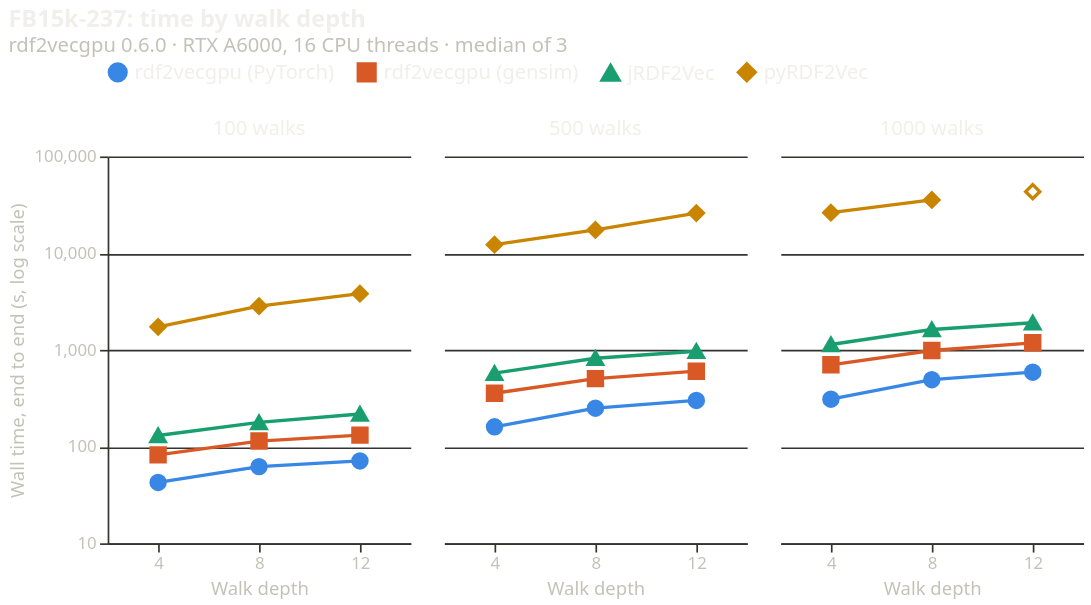

The Vega-Lite source for this figure:
### Vega-Lite specification from a JSON file in a GitHub repository (floating-point values rounded to 4 significant figures)
{"$schema": "https://vega.github.io/schema/vega-lite/v5.json", "title": {"text": "FB15k-237: time by walk depth", "subtitle": "rdf2vecgpu 0.6.0 · RTX A6000, 16 CPU threads · median of 3", "anchor": "start"}, "data": {"values": [{"framework": "rdf2vecgpu (gensim)", "x": "12", "facet": "100 walks", "seconds": 131.4, "ok": true, "time": "2.2 min", "range": "2.2 min – 2.2 min, 3 runs"}, {"framework": "rdf2vecgpu (gensim)", "x": "4", "facet": "100 walks", "seconds": 82.1, "ok": true, "time": "82.1 s", "range": "81.7 s – 82.4 s, 3 runs"}, {"framework": "rdf2vecgpu (gensim)", "x": "8", "facet": "100 walks", "seconds": 114.0, "ok": true, "time": "1.9 min", "range": "1.9 min – 1.9 min, 3 runs"}, {"framework": "rdf2vecgpu (gensim)", "x": "12", "facet": "1000 walks", "seconds": 1183.0, "ok": true, "time": "19.7 min", "range": "19.6 min – 19.8 min, 3 runs"}, {"framework": "rdf2vecgpu (gensim)", "x": "4", "facet": "1000 walks", "seconds": 700.2, "ok": true, "time": "11.7 min", "range": "11.6 min – 11.7 min, 3 runs"}, {"framework": "rdf2vecgpu (gensim)", "x": "8", "facet": "1000 walks", "seconds": 985.5, "ok": true, "time": "16.4 min", "range": "16.2 min – 17.1 min, 3 runs"}, {"framework": "rdf2vecgpu (gensim)", "x": "12", "facet": "500 walks", "seconds": 601.9, "ok": true, "time": "10.0 min", "range": "9.9 min – 10.0 min, 3 runs"}, {"framework": "rdf2vecgpu (gensim)", "x": "4", "facet": "500 walks", "seconds": 355.8, "ok": true, "time": "5.9 min", "range": "5.9 min – 6.0 min, 3 runs"}, {"framework": "rdf2vecgpu (gensim)", "x": "8", "facet": "500 walks", "seconds": 504.1, "ok": true, "time": "8.4 min", "range": "8.4 min – 8.5 min, 3 runs"}, {"framework": "rdf2vecgpu (PyTorch)", "x": "12", "facet": "100 walks", "seconds": 71.08, "ok": true, "time": "71.1 s", "range": "70.2 s – 75.3 s, 3 runs"}, {"framework": "rdf2vecgpu (PyTorch)", "x": "4", "facet": "100 walks", "seconds": 42.58, "ok": true, "time": "42.6 s", "range": "42.5 s – 42.9 s, 3 runs"}, {"framework": "rdf2vecgpu (PyTorch)", "x": "8", "facet": "100 walks", "seconds": 62.02, "ok": true, "time": "62.0 s", "range": "61.3 s – 63.5 s, 3 runs"}, {"framework": "rdf2vecgpu (PyTorch)", "x": "12", "facet": "1000 walks", "seconds": 587.8, "ok": true, "time": "9.8 min", "range": "9.7 min – 10.3 min, 3 runs"}, {"framework": "rdf2vecgpu (PyTorch)", "x": "4", "facet": "1000 walks", "seconds": 309.0, "ok": true, "time": "5.2 min", "range": "5.1 min – 5.3 min, 3 runs"}, {"framework": "rdf2vecgpu (PyTorch)", "x": "8", "facet": "1000 walks", "seconds": 491.6, "ok": true, "time": "8.2 min", "range": "8.1 min – 8.3 min, 3 runs"}, {"framework": "rdf2vecgpu (PyTorch)", "x": "12", "facet": "500 walks", "seconds": 299.9, "ok": true, "time": "5.0 min", "range": "5.0 min – 5.2 min, 3 runs"}, {"framework": "rdf2vecgpu (PyTorch)", "x": "4", "facet": "500 walks", "seconds": 160.1, "ok": true, "time": "2.7 min", "range": "2.7 min – 2.7 min, 3 runs"}, {"framework": "rdf2vecgpu (PyTorch)", "x": "8", "facet": "500 walks", "seconds": 249.4, "ok": true, "time": "4.2 min", "range": "4.1 min – 4.2 min, 3 runs"}, {"framework": "jRDF2Vec", "x": "12", "facet": "100 walks", "seconds": 217.1, "ok": true, "time": "3.6 min", "range": "3.3 min – 3.7 min, 3 runs"}, {"framework": "jRDF2Vec", "x": "4", "facet": "100 walks", "seconds": 130.2, "ok": true, "time": "2.2 min", "range": "2.1 min – 2.2 min, 3 runs"}, {"framework": "jRDF2Vec", "x": "8", "facet": "100 walks", "seconds": 177.8, "ok": true, "time": "3.0 min", "range": "2.9 min – 3.0 min, 3 runs"}, {"framework": "jRDF2Vec", "x": "12", "facet": "1000 walks", "seconds": 1907.0, "ok": true, "time": "31.8 min", "range": "30.2 min – 31.9 min, 3 runs"}, {"framework": "jRDF2Vec", "x": "4", "facet": "1000 walks", "seconds": 1136.0, "ok": true, "time": "18.9 min", "range": "18.7 min – 19.1 min, 3 runs"}, {"framework": "jRDF2Vec", "x": "8", "facet": "1000 walks", "seconds": 1625.0, "ok": true, "time": "27.1 min", "range": "26.2 min – 27.5 min, 3 runs"}, {"framework": "jRDF2Vec", "x": "12", "facet": "500 walks", "seconds": 968.0, "ok": true, "time": "16.1 min", "range": "15.3 min – 16.3 min, 3 runs"}, {"framework": "jRDF2Vec", "x": "4", "facet": "500 walks", "seconds": 574.0, "ok": true, "time": "9.6 min", "range": "9.5 min – 9.6 min, 3 runs"}, {"framework": "jRDF2Vec", "x": "8", "facet": "500 walks", "seconds": 818.2, "ok": true, "time": "13.6 min", "range": "13.2 min – 13.8 min, 3 runs"}, {"framework": "pyRDF2Vec", "x": "12", "facet": "100 walks", "seconds": 3811.0, "ok": true, "time": "1.1 h", "range": "1.0 h – 1.1 h, 2 runs"}, {"framework": "pyRDF2Vec", "x": "4", "facet": "100 walks", "seconds": 1728.0, "ok": true, "time": "28.8 min", "range": "27.7 min – 33.1 min, 3 runs"}, {"framework": "pyRDF2Vec", "x": "8", "facet": "100 walks", "seconds": 2832.0, "ok": true, "time": "47.2 min", "range": "45.9 min – 48.5 min, 2 runs"}, {"framework": "pyRDF2Vec", "x": "12", "facet": "1000 walks", "seconds": 43200.0, "ok": false, "time": "> 12.0 h (timed out)", "range": ""}, {"framework": "pyRDF2Vec", "x": "4", "facet": "1000 walks", "seconds": 26210.0, "ok": true, "time": "7.3 h", "range": "6.9 h – 7.6 h, 2 runs"}, {"framework": "pyRDF2Vec", "x": "8", "facet": "1000 walks", "seconds": 35500.0, "ok": true, "time": "9.9 h", "range": "8.9 h – 10.8 h, 2 runs"}, {"framework": "pyRDF2Vec", "x": "12", "facet": "500 walks", "seconds": 25950.0, "ok": true, "time": "7.2 h", "range": "7.1 h – 7.4 h, 2 runs"}, {"framework": "pyRDF2Vec", "x": "4", "facet": "500 walks", "seconds": 12230.0, "ok": true, "time": "3.4 h", "range": "3.2 h – 3.6 h, 3 runs"}, {"framework": "pyRDF2Vec", "x": "8", "facet": "500 walks", "seconds": 17380.0, "ok": true, "time": "4.8 h", "range": "4.3 h – 5.3 h, 2 runs"}]}, "facet": {"column": {"field": "facet", "type": "ordinal", "title": null, "sort": ["100 walks", "500 walks", "1000 walks"], "header": {"labelFontSize": 12}}}, "spec": {"width": 180, "height": 230, "layer": [{"transform": [{"filter": "datum.ok"}], "mark": {"type": "line", "strokeWidth": 2, "strokeCap": "round", "strokeJoin": "round"}, "encoding": {"x": {"field": "x", "type": "ordinal", "title": "Walk depth", "sort": ["4", "8", "12"], "axis": {"labelAngle": 0}}, "y": {"field": "seconds", "type": "quantitative", "title": "Wall time, end to end (s, log scale)", "scale": {"type": "log", "domain": [10.0, 100000.0]}, "axis": {"values": [10.0, 100.0, 1000.0, 10000.0, 100000.0], "format": ",.0f"}}, "color": {"field": "framework", "type": "nominal", "title": null, "scale": {"domain": ["rdf2vecgpu (PyTorch)", "rdf2vecgpu (gensim)", "jRDF2Vec", "pyRDF2Vec"], "range": ["#3987e5", "#d95926", "#199e70", "#c98500"]}, "legend": {"orient": "top", "direction": "horizontal", "symbolStrokeWidth": 2}}, "detail": {"field": "framework"}, "opacity": {"condition": {"param": "pick", "empty": true, "value": 1}, "value": 0.15}}}, {"params": [{"name": "pick", "select": {"type": "point", "fields": ["framework"]}, "bind": "legend"}], "mark": {"type": "point", "size": 70, "strokeWidth": 2, "filled": true}, "encoding": {"x": {"field": "x", "type": "ordinal", "title": "Walk depth", "sort": ["4", "8", "12"], "axis": {"labelAngle": 0}}, "y": {"field": "seconds", "type": "quantitative", "title": "Wall time, end to end (s, log scale)", "scale": {"type": "log", "domain": [10.0, 100000.0]}, "axis": {"values": [10.0, 100.0, 1000.0, 10000.0, 100000.0], "format": ",.0f"}}, "color": {"field": "framework", "type": "nominal", "title": null, "scale": {"domain": ["rdf2vecgpu (PyTorch)", "rdf2vecgpu (gensim)", "jRDF2Vec", "pyRDF2Vec"], "range": ["#3987e5", "#d95926", "#199e70", "#c98500"]}, "legend": {"orient": "top", "direction": "horizontal", "symbolStrokeWidth": 2}}, "stroke": {"field": "framework", "type": "nominal", "title": null, "scale": {"domain": ["rdf2vecgpu (PyTorch)", "rdf2vecgpu (gensim)", "jRDF2Vec", "pyRDF2Vec"], "range": ["#3987e5", "#d95926", "#199e70", "#c98500"]}, "legend": {"orient": "top", "direction": "horizontal", "symbolStrokeWidth": 2}}, "shape": {"field": "framework", "type": "nominal", "title": null, "scale": {"domain": ["rdf2vecgpu (PyTorch)", "rdf2vecgpu (gensim)", "jRDF2Vec", "pyRDF2Vec"], "range": ["circle", "square", "triangle-up", "diamond"]}}, "opacity": {"condition": {"param": "pick", "empty": true, "value": 1}, "value": 0.15}, "fillOpacity": {"condition": {"test": "datum.ok", "value": 1}, "value": 0}, "tooltip": [{"field": "framework", "title": "Framework"}, {"field": "facet", "title": "Walks per vertex"}, {"field": "x", "title": "Walk depth"}, {"field": "time", "title": "Median"}, {"field": "range", "title": "Range"}]}}]}, "resolve": {"scale": {"y": "shared"}}, "config": {"background": null, "font": "system-ui, -apple-system, Segoe UI, sans-serif", "view": {"stroke": null}, "title": {"color": "#f0efec", "subtitleColor": "#c3c2b7", "fontSize": 14, "fontWeight": 600}, "axis": {"labelColor": "#c3c2b7", "titleColor": "#c3c2b7", "gridColor": "#33332f", "domainColor": "#33332f", "tickColor": "#33332f", "gridWidth": 1, "titleFontWeight": 500}, "header": {"labelColor": "#f0efec", "titleColor": "#c3c2b7", "titleFontWeight": 500}, "legend": {"labelColor": "#f0efec", "labelFontSize": 12}}}
